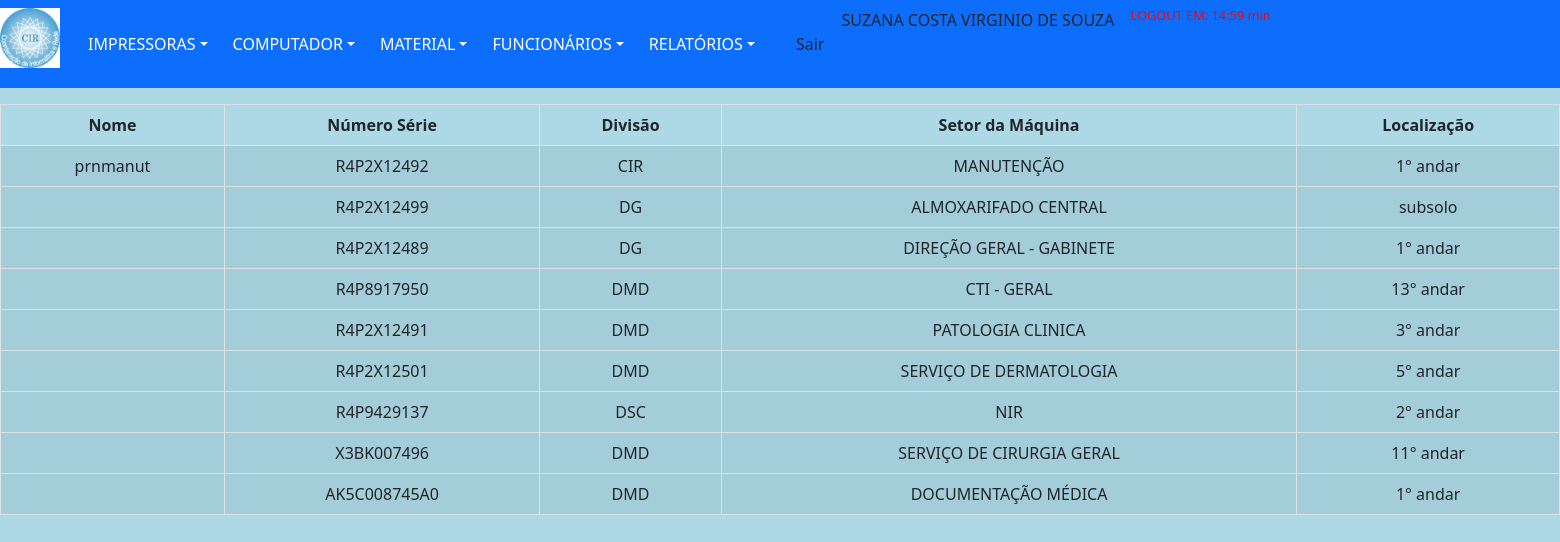
Page /old/listarImpressoras.php (signed in) on the earlier database version.
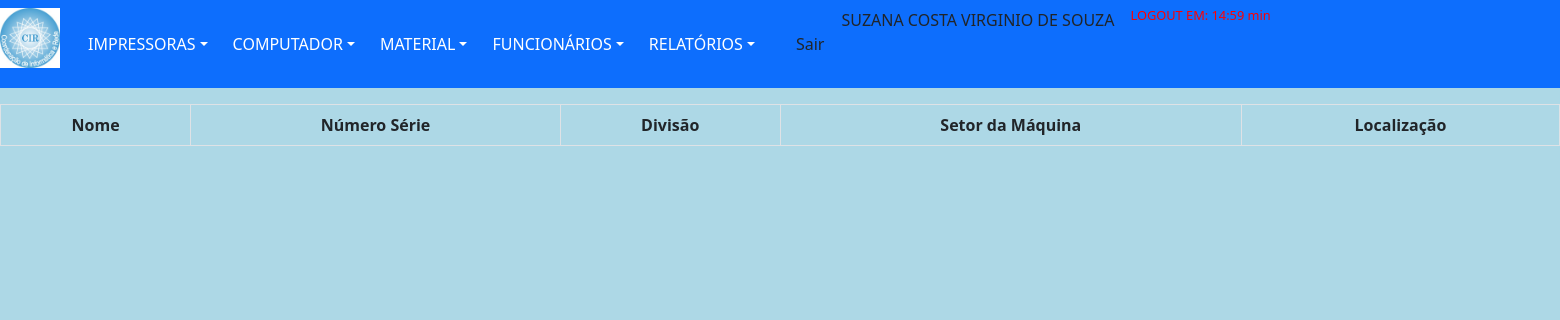
Same page on the later database version.
### tables this page shows
CREATE TABLE `impressoras` (
  `idImpressora` int(11) NOT NULL,
  `nomeImpressora` varchar(20) DEFAULT NULL,
  `numSerie` varchar(50) DEFAULT NULL,
  `ipImpressora` varchar(15) DEFAULT NULL,
  `macImpressora` varchar(17) DEFAULT NULL,
  `tipoToner` varchar(10) DEFAULT NULL,
  `statusImpressora` varchar(7) DEFAULT NULL,
  `modeloImpressora` varchar(25) DEFAULT NULL,
  `dataCadastro` date DEFAULT NULL,
  `respCadastro` varchar(30) DEFAULT NULL,
  `dataAltCadastro` date DEFAULT NULL,
  `respAltCadastro` varchar(30) DEFAULT NULL,
  `obsImpressora` varchar(255) DEFAULT NULL,
  `idFuncionario` int(11) DEFAULT NULL,
  `idSetor` int(11) DEFAULT NULL
);

CREATE TABLE `setor` (
  `idSetor` int(11) NOT NULL,
  `idDivisao` int(11) DEFAULT NULL,
  `localizacao` varchar(10) DEFAULT NULL,
  `ramal` varchar(4) DEFAULT NULL,
  `respSetor` varchar(30) DEFAULT NULL,
  `nomeLocal` varchar(150) DEFAULT NULL
);

CREATE TABLE `divisao` (
  `idDivisao` int(11) NOT NULL,
  `divisao` varchar(10) DEFAULT NULL
);

### dao/DAO-controleCir.php (called while the page is built, shortened)
<?php
	class ControleCirDAO
		{
            public function ListarOpcao($nomeTabela, $tipoOpcao, $valorOpcao)
                {
                    $conn = Database::connect();
                    $conn->exec('SET CHARACTER SET utf8');
                    $sql = "SELECT * FROM $nomeTabela WHERE $tipoOpcao LIKE '$valorOpcao%' ";
                    try
                        {
                            $listar = $conn->query($sql);
                            $buscar = $listar->fetchAll(PDO::FETCH_OBJ);
                            $numRows = $listar->rowCount();
                        }
                    catch (PDOException $exc)
                        {
                            $buscar = $exc->getTraceAsString();
                        }
                    return $buscar;
                }
            public function Buscalocal($idSetor)
                {
                    $conn = Database::connect();
                    $conn->exec('SET CHARACTER SET utf8');
                    $sql = "SELECT * FROM setor s, divisao d
                    WHERE s.idSetor = '$idSetor'
                    AND s.idDivisao = d.idDivisao";
                     try
                        {
                            $listar = $conn->query($sql);
                            $buscar = $listar->fetchAll(PDO::FETCH_OBJ);
                        }
                    catch (PDOException $exc)
                        {
                            $buscar = $exc->getTraceAsString();
                        }
                    return $buscar;
                }
        }
?>

### old/listarImpressoras.php (the view, shortened to what this page needs)
<?php
	include "../template/menuPrincipal.php";
?>
				<div class="line">
                    <div class="col-md-12">
						<table class="table table-striped table-bordered table-condensed">
							<thead>
								<tr>
									<th>Nome</th>
									<th>Número Série</th>
									<th>Divisão</th>
									<th>Setor da Máquina</th>
									<th>Localização</th>
								</tr>
							</thead>
							<tbody>
								<?php
									$nomeTabela = "impressoras";
									require_once '../dao/DAO-controleCir.php';
									$impAltDAO = new ControleCirDAO();
									foreach($impAltDAO-> ListarOpcao($nomeTabela, $opcao1, $valor1)  as $imp)
										{ ?>
											<tr>
												<td><?php echo $imp->nomeImpressora?></td>
												<td><?php echo $imp->numSerie ?></td>
												<td>
													<?php   $idSetor = $imp->idSetor;
															$setorDAO = new ControleCirDAO();
															foreach($setorDAO->Buscalocal($idSetor) as $Setor)
																{
																	$divisao1= $Setor->divisao;
																	$nomeLocal1 = $Setor->nomeLocal;
																	$localizacao1 = $Setor->localizacao;
																	echo $divisao1;
																}
													?>
															</td>
															<td><?php echo $nomeLocal1?></td>
															<td><?php echo $localizacao1?></td>
														<tr>
													<?php
										} ?>
							</tbody>
						</table>
					</div>
				</div>
	</body>
</html>

### template/menuPrincipal.php (shortened to what this page needs)
<!DOCTYPE html>
<html lang="pt-br">
	<head>
		<link href="../css/bootstrap.css" rel="stylesheet">
	</head>
    <body>
        <nav class="navbar navbar-dark bg-primary">
            <div class="btn-group">
                <img src="../img/cir.jpg" width=60 height=60>
                <div class="btn-group">
                    <button type="button" class="btn btn-primary dropdown-toggle" data-bs-toggle="dropdown">IMPRESSORAS</button>
                </div>
                <div class="btn-group">
                    <button type="button" class="btn btn-primary dropdown-toggle" data-bs-toggle="dropdown">COMPUTADOR</button>
                </div>
                <div class="btn-group">
                    <button type="button" class="btn btn-primary dropdown-toggle" data-bs-toggle="dropdown">MATERIAL</button>
                </div>
                <div class="btn-group">
                    <button type="button" class="btn btn-primary dropdown-toggle" data-bs-toggle="dropdown">FUNCIONÁRIOS</button>
                </div>
                <div class="btn-group">
                    <button type="button" class="btn btn-primary dropdown-toggle" data-bs-toggle="dropdown">RELATÓRIOS</button>
                </div>
                <div class="btn-group">
                    <form class="d-flex" role="search" action="../index.php" method="POST">
                        <button class="btn btn-outline-ufs" type="submit">Sair</button>
                    </form>
                </div>
                <div class="row px-md-3 col-md-12">
                    <?php
                        $html = " <h5 class='timertext px-md-3 col-md-4' style='font-size: .8rem; color:red'> LOGOUT EM: <span class='secs'></span> min </h5>";
                        echo $_SESSION["nomeFuncionario"] . "" . $html;
                    ?>
                </div>
            </div>
        </nav>

### template/menuPrincipal.php (style rules this page uses)
body { background-color: #ADD8E6; }
table, th, td { padding: 5px; text-align:center; }

Differences in the rows shown:
removed impressoras: nomeImpressora "prnmanut", numSerie "R4P2X12492", idSetor.nomeLocal "MANUTENÇÃO", idSetor.localizacao "1° andar"
no longer on this page (row unchanged): setor: idDivisao.divisao "CIR", shown under "prnmanut"
removed impressoras: numSerie "R4P2X12499", idSetor.nomeLocal "ALMOXARIFADO CENTRAL", idSetor.localizacao "subsolo"
removed setor: idDivisao.divisao "DG", shown under "R4P2X12499"
removed impressoras: numSerie "R4P2X12489", idSetor.nomeLocal "DIREÇÃO GERAL - GABINETE", idSetor.localizacao "1° andar"
removed setor: idDivisao.divisao "DG", shown under "R4P2X12489"
removed impressoras: numSerie "R4P8917950", idSetor.nomeLocal "CTI - GERAL", idSetor.localizacao "13° andar"
removed setor: idDivisao.divisao "DMD", shown under "R4P8917950"
removed impressoras: numSerie "R4P2X12491", idSetor.nomeLocal "PATOLOGIA CLINICA", idSetor.localizacao "3° andar"
no longer on this page (row unchanged): setor: idDivisao.divisao "DMD", shown under "R4P2X12491"
removed impressoras: numSerie "R4P2X12501", idSetor.nomeLocal "SERVIÇO DE DERMATOLOGIA", idSetor.localizacao "5° andar"
removed setor: idDivisao.divisao "DMD", shown under "R4P2X12501"
removed impressoras: numSerie "R4P9429137", idSetor.nomeLocal "NIR", idSetor.localizacao "2° andar"
removed setor: idDivisao.divisao "DSC", shown under "R4P9429137"
removed impressoras: numSerie "X3BK007496", idSetor.nomeLocal "SERVIÇO DE CIRURGIA GERAL", idSetor.localizacao "11° andar"
removed setor: idDivisao.divisao "DMD", shown under "X3BK007496"
removed impressoras: numSerie "AK5C008745A0", idSetor.nomeLocal "DOCUMENTAÇÃO MÉDICA", idSetor.localizacao "1° andar"
removed setor: idDivisao.divisao "DMD", shown under "AK5C008745A0"
